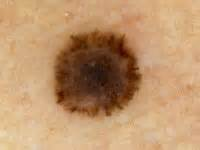
%> input picture test3.jpg, 200 x 150 px
$ octave --eval "result = CV(imread('test3.jpg'));"   (GNU Octave 9; MATLAB toolbox functions it lacks are replaced by stand-ins)
%> lines starting %> are read from the running program, lines starting %| are printed output that depends on the picture; in (x1, y1, x2, y2) boxes, pixels count from 0 and x2, y2 are one past the last pixel; in counts of white or black regions, pixels touching at a corner belong together; the program's own positions count from 1
%% Script:   boundary = tissue_bkgnd_seg(data,elem_ana_range,varargin);
% Description: Chan-Vese Implementation
% By Rami C., Technion - Israel Institute of Technology
% email: rc@tx.technion.ac.il, website: tx.technion.ac.il/~rc
% Required Functions: interp_data_elemrng
% Internal Sub-functions: phi0, Heaviside
% INPUTS ----------------------------------------------------------------
% I           = any gray/double/RGB input image
% varargin - 'PropertyName','PropertyValue'
%   'mask' : string indicating mask type [DEFAULT = 'large']
%   'method': string indicating method [DEFUALT = 'chen']
%   'iter': Number of iterations [DEFAULT = 5000]
%   'lambda_1': Weights applied to importance of mean inside the contour
%   [DEFUALT = 1]
%   'lambda_2': Weights applied to importance of mean outside the contour
%   [DEFUALT = 1]
%   'nu': Weighs the importance of area [DEFAULT = 1]
%   'mu': Weighs impact of length of contour [DEFAULT = 0.2]
%   'stepsize': Step size (dt) [DEFAULT = 0.5]
%   'epsilon': value of epsilon for Heaviside function [DEFAULT = 1e-5]
%   'H_type': type of heaviside function to use [DEFUALT = 2]
%   'plot_title': string which would contain description of data being
%   plotted [DEFAULT = '']
%
% LOCATION OF VARIABLES IN ACTIVE CONTOURS WITHOUT EDGES, CHAN, VESE:
% lambda_1, lambda_2, nu, mu : pg 268, F(c1,c2,C)
% Heaviside function: pg 270, H_{1,eps} and H_{2_eps}
%
%   Types of built-in mask functions
%       'small'     = create a small circular mask
%       'medium'    = create a medium circular mask
%       'large'     = create a large circular mask
%       'whole'     = create a mask with holes around
%       'whole+small' = create a two layer mask with one layer small
%                       circular mask and the other layer with holes around
%                       (only work for method 'multiphase')
%   Types of methods
%       'chen'      = general CV method
%       'vector'    = CV method for vector image
%       'multiphase'= CV method for multiphase (2 phases applied here)
%
% OUTPUTS ---------------------------------------------------------------
% phi0        = updated level set function
%
%--------------------------------------------------------------------------
%  Date           Author            E-mail                      Version
%  11 Nov 2011    Amanda Gaudreau   amanda.gaudreau@gmail.com     1
%  13 Nov 2011    Amanda Gaudreau   amanda.gaudreau@gmail.com     2
%==========================================================================

function seg = CV(I,varargin)
% For academic use only. Please don't distribute this code without a
% permission from the author.
% read: http://tx.technion.ac.il/~rc/Copyright.htm
%% Initialization of Parameters
tic;
PropertyNames = lower(varargin(1:2:length(varargin)));
PropertyVal = varargin(2:2:length(varargin));

% More parameters, as defined in my report.
% Default values: epsilon=1, mu=0.5, ni=0, dt=0.1, lambda1=1, lambda2=1,
%                 h=1, p=1
h=1;
epsilon=1;
p=1;

% Algorithm Specifictions
if strmatch('method',PropertyNames)
  method = PropertyVal{strmatch('method',PropertyNames)};
else
  method = 'chan';
end

if strmatch('mask',PropertyNames)
  mask = PropertyVal(strmatch('mask',PropertyNames));
else
  mask = 'large';
end

if strmatch('iter',PropertyNames)
  iter_max = PropertyVal{strmatch('iter',PropertyNames)};
else
  iter_max = 5000;
end

% Increase inner_iter if the image is noisy.
% This may lead to a longer segmentation process,
% so you should take care of iter_max
inner_iter=1;

if strmatch('epsilon',PropertyNames)
  epsilon = PropertyVal(strmatch('epsilon',PropertyNames));
else
  epsilon = 1e-5;
end

if strmatch('h_type',PropertyNames)
  Htype = PropertyVal(strmatch('h_type',PropertyNames));
else
  Htype =2;
end

if strmatch('mu',PropertyNames)
  mu = PropertyVal{strmatch('mu',PropertyNames)};
else
  mu=0.5;
end

if strmatch('nu',PropertyNames)
  nu = PropertyVal(strmatch('nu',PropertyNames));
else
  nu=0;
end

if strmatch('lambda1',PropertyNames)
  lambda1 = PropertyVal{strmatch('lambda1',PropertyNames)};
else
  lambda1 = 1;
end

if strmatch('lambda2',PropertyNames)
  lambda2 = PropertyVal{strmatch('lambda2',PropertyNames)};
else
  lambda2 = 1;
end

if strmatch('stepsize',PropertyNames)
  dt = PropertyVal{strmatch('stepsize',PropertyNames)};
else
  dt = 0.1;
end

% Plotting Notes
if strmatch('plot_title',PropertyNames)
  plot_title = PropertyVal{strmatch('plot_title',PropertyNames)};
else
  plot_title = '';
end
fntsz = 14;

title_str2 = sprintf('$$\\lambda_1 = %g, \\lambda_2 = %g, \\mu = %g, \\nu = %g,  dt = %g, H method = %g$$',...
  lambda1, lambda2, mu, nu, dt, Htype);
%-- End Initialization

%% Initializing mask
if strmatch('mask',PropertyNames)
  mask = PropertyVal{strmatch('mask',PropertyNames)};
else
  mask = 'large';
end

switch lower (mask)
  case 'small'
    mask = init_mask(I,'small');
  case 'medium'
    mask = init_mask(I,'medium');
  case 'large'
    mask = init_mask(I,'large');
  case 'whole'
    mask = init_mask(I,'whole');
  case 'whole+small'
    m1 = init_mask(I,'whole');
    m2 = init_mask(I,'small');
    mask = zeros(size(I,1),size(I,2),2);
    mask(:,:,1) = m1(:,:,1);
    mask(:,:,2) = m2(:,:,2);
  otherwise
    error('unrecognized mask shape name (MASK).');
end
phi = mask;

rect_I = I;
rect_I = sum(rect_I,3);
tic; % initializing time counter

%% Defining the initial contour - a circle in the center of the image
[rows,cols]=size(rect_I(:,:,1));
cent_rows=floor(rows/2);
cent_cols=floor(cols/2);
radius=cent_rows/3;

[j,i] = meshgrid(1:cols,1:rows);
phi= repmat(radius,rows,cols)-((i-cent_rows).^2+(j-cent_cols).^2).^0.5;

%% figures
figure('name','Segmentation process');
imagesc(rect_I);  colormap(gray)
title('Initial state');
hold on;
contour(phi,[0 0],'g');

pause(0.5);
figure(2);

%% Main loop
fin=0;
for i=1:iter_max

  phi_old = phi;
  h_side_phi = 0.5*(1+(2/pi)*atan(phi/epsilon));;

  c1=sum(sum(h_side_phi.*rect_I))/sum(sum(h_side_phi));
  c2=sum(sum((1-h_side_phi).*rect_I))/sum(sum(1-h_side_phi));
  delta = (1/pi)*epsilon./(epsilon^2+phi.^2);
  m=dt*delta;
  [phi_x,phi_y]=gradient(phi);
  abs_grad=(phi_x.^2 +phi_y.^2).^(0.5);
  delta = (1/pi)*h./(h^2+phi.^2);
  len_phi=sum(sum(delta.*abs_grad));

  % Each C_i is defined accoring to my report, eps (matlab const.)
  % is used to prevent division by 0

  for q=1:inner_iter
    C_1 = 1./((phi(:,[2:cols,cols])-phi+eps).^2 ...
      + 0.25*(phi([2:rows,rows],:)-phi([1,1:rows-1],:)+eps).^2).^(0.5);
    C_2 = 1./((phi-phi(:,[1,1:cols-1])+eps).^2 ...
      +0.25*(phi([2:rows,rows],[1,1:cols-1])...
      -phi([1,1:rows-1],[1,1:cols-1])+eps).^2).^(0.5);
    C_3 = 1./((phi([2:rows,rows],:)-phi+eps).^2 ...
      +0.25*(phi(:,[2:cols,cols])-phi(:,[1,1:cols-1])+eps).^2).^(0.5);
    C_4 = 1./((phi-phi([1,1:rows-1],:)+eps).^2 ...
      +0.25*(phi([1,1:rows-1],[2:cols,cols]) ...
      -phi([1,1:rows-1],[1,1:cols-1])+eps).^2).^(0.5);


    C = 1+p*mu*m*len_phi^(p-1).*(C_1+C_2+C_3+C_4);
    phi = (phi+p*mu*m*len_phi^(p-1).*(C_1.*phi(:,[2:cols,cols]) ...
      + C_2.*phi(:,[1,1:cols-1]) + C_3.*phi([2:rows,rows],:) ...
      + C_4.*phi([1,1:rows-1],:) ) ...
      + m.*(nu+lambda1*(rect_I-c2).^2-lambda2*(rect_I-c1).^2))./C;

  end

  % Reinitialization of phi
  phi=reinit(phi,dt,h);
  phi_new=phi;

  %    Displaying current state after each 20 iterations
  if (mod(i,20)==0)
    figure(2);
    imagesc(rect_I);
    contour(phi,[0 0],'g');
    title('Current segmentation');
    xlabel(['Time: ' num2str(toc) ' seconds, ' num2str(i) ' iterations']);
    pause(0.1);

    [Q,fin]=cur_diff(phi_old,phi_new,dt,h);

    if fin && i>59
      break
    end

  end


end

%% Final segmentation results
close 2;
figure(2);
suptitle('Final segmentation');
subplot(211);
imagesc(uint8(rect_I));
hold on;
contour(phi,[0 0],'g');

seg_image=rect_I;
seg_image(phi>0)=c1;
seg_image(phi<0)=c2;
subplot(212);
imagesc(seg_image,[]);
title('Segments');
xlabel(['Time elpased: ' num2str(toc) ' seconds, ' num2str(i) ' iterations']);
end
%% ------------------------------------------------------------------
%   SUBFUNCTIONS
% -------------------------------------------------------------------
function phi = reinit(phi,dt,h)
mask=zeros(size(phi));
sign_mat=zeros(size(phi));
max_iter=25;

Q=10e6;
for i=1:10
  %i=i+1;
  phi_old=phi;
  padded_phi = padarray(phi,[1 1]);

  % the constants below are defined in section 4.1 of my report

  a = (phi-padded_phi(1:end-2,2:end-1))/h;
  b = (padded_phi(3:end,2:end-1)-phi)/h;
  c = (phi-padded_phi(2:end-1,1:end-2))/h;
  d = (padded_phi(2:end-1,3:end)-phi)/h;

  a_p = max(a,0);a_m = min(a,0);
  b_p = max(b,0);b_m = min(b,0);
  c_p = max(c,0);c_m = min(c,0);
  d_p = max(d,0);d_m = min(d,0);

  G = zeros(size(phi));
  ind_plus = find(phi>0);
  ind_minus = find(phi<0);
  G(ind_plus) = sqrt(max(a_p(ind_plus).^2,b_m(ind_plus).^2)+max(c_p(ind_plus).^2,d_m(ind_plus).^2))-1;
  G(ind_minus) = sqrt(max(a_m(ind_minus).^2,b_p(ind_minus).^2)+max(c_m(ind_minus).^2,d_p(ind_minus).^2))-1;

  sign_mat=sign(phi_old);
  phi = phi-dt*sign_mat.*G;
  phi_new=phi;
  % [6 lines of commented-out code are left out]
end
end

function [Q,res]=cur_diff(phi_old,phi_new,dt,h)

mask=(phi_old<h); M=sum(sum(mask));
Q=sum(sum(mask.*abs(phi_new-phi_old)))/M;

if Q>dt*h^2
  res=0;
else
  res=1;
end
end

function m = init_mask(I,type)
% auto pick a mask for image I
% built-in mask creation function
% Input: I   : input image
%        type: mask shape keywords
% Output: m  : mask image
%
%  Date           Author            E-mail                      Version
%  25 Sept 2011   Amanda Gaudreau   amanda.gaudreau@gmail.com     1

temp = double(I(:,:,1));

[M,N] = size(temp);
cx = M/2; %centers phi0 at center of x axis
cy = N/2; %centers phi0 at center of y axis
x = repmat([1:M]',1,N); %creates a matrix that is szx by szy has all columns == row number i => aij = i
y = repmat([1:N],M,1); %creates a matrix that is szx by szy has all columns == column number j => aij = j

switch lower (type)
  case 'small' % Ellipse with radius == 10% of picture H and W
    rx = M*0.1;
    ry = N*0.1;
  case 'medium' % Ellipse with radius == 25% of picture H and W
    rx = M*0.25;
    ry = N*0.25;
  case 'large' % Ellipse with radius == 50% of picture H and W
    rx = M*0.5;
    ry = N*0.5;
  case 'whole'
    r = 9;
    m = zeros(round(ceil(max(M,N)/(2*(r+1)))*3*(r+1)));
    siz = size(m,1);
    sx = round(siz/2);
    i = 1:round(siz/(2*(r+1)));
    j = 1:round(0.9*(siz/(2*(r+1))));
    j = j-round(median(j));
    m(sx+2*j*(r+1),(2*i-1)*(r+1)) = 1;
    se = strel('disk',r);
    m = imdilate(m,se);
    m = m(round(siz/2-M/2-6):round(siz/2-M/2-6)+M-1,round(siz/2-N/2-6):round(siz/2-N/2-6)+N-1);
end
if ~exist('m','var')
  m = zeros(size(temp));
  %m((x-cx).^2+(y-cy).^2<min(rx,ry).^2) = 1; %Gives circular boundary
  m(ry^2.*(x-cx).^2+rx^2.*(y-cy).^2<(rx^2*ry^2)) = 1; %Gives elliptical boundary
  tem(:,:,1) = m;
  tem(:,:,2) = m;
  m = tem;
else
  tem(:,:,1) = m;
  M = padarray(m,[floor(2/3*r),floor(2/3*r)],0,'post');
  tem(:,:,2) = M(floor(2/3*r)+1:end,floor(2/3*r)+1:end);
  m = tem;
end
end
%> in CV, `PropertyNames = lower(varargin(1:2:length(varargin)));`: PropertyNames = {}
%> in init_mask, `m(ry^2.*(x-cx).^2+rx^2.*(y-cy).^2<(rx^2*ry^2)) = 1;`:
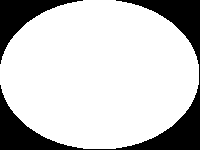
%> m: size 150x200 double; values 0 (black) and 1 (white), 78.4% white; 2 black regions, box (x1, y1, x2, y2) and area: (0, 0, 200, 150) 4948, (0, 0, 83, 64) 1533
%> in CV, rect_I is the input picture: size 150x200x3 uint8; mean R, G, B 189, 148.4, 108.8
%> in CV, `rect_I = sum(rect_I,3);`:
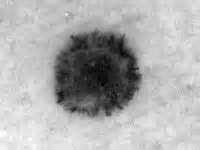
%> rect_I: size 150x200 double; min 47, max 631, mean 446.2; drawn with min black and max white
%> in CV, `[rows,cols]=size(rect_I(:,:,1));`: rows = 150; cols = 200
%> in CV, `cent_rows=floor(rows/2);`: cent_rows = 75
%> in CV, `cent_cols=floor(cols/2);`: cent_cols = 100
%> in CV, `radius=cent_rows/3;`: radius = 25
%> the loop in CV, `for i=1:iter_max` made 80 passes
%> (c1, c2, len_phi, M in cur_diff) on passes 20, 40, 60: (179.8, 508.1, 1137.2, 24593), (187.3, 511.5, 1192.3, 24225), (186.3, 511.3, 870.4, 24267)
%> (c1, c2, len_phi) on passes 1 to 6: (140.8, 467.5, 156.4), (148.9, 472.3, 17958.7), (150, 473.3, 2385.3), (152.1, 475.5, 1479.4), (154.1, 477.4, 2987.3), (154.8, 479.1, 1070.1)
%> pass 1, in CV, `h_side_phi = 0.5*(1+(2/pi)*atan(phi/epsilon));;`:
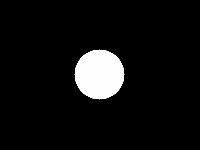
%> h_side_phi: size 150x200 double; min 3.18e-08, max 1, mean 0.065
%> pass 1, in CV, `[phi_x,phi_y]=gradient(phi);`:
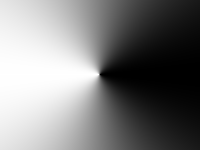
%> phi_x: size 150x200 double; min -1, max 1, mean -0.00462; drawn with min black and max white
%> after the loop in CV, `for i=1:iter_max`:
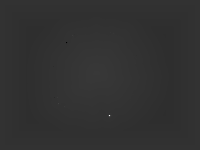
%> phi: size 150x200 double; min -368.8, max 1485.8, mean -7.9; drawn with min black and max white
%> after the loop in CV, `for i=1:iter_max`: Q = 0.0475; fin = 1
%> after the loop in CV, `for i=1:iter_max`:
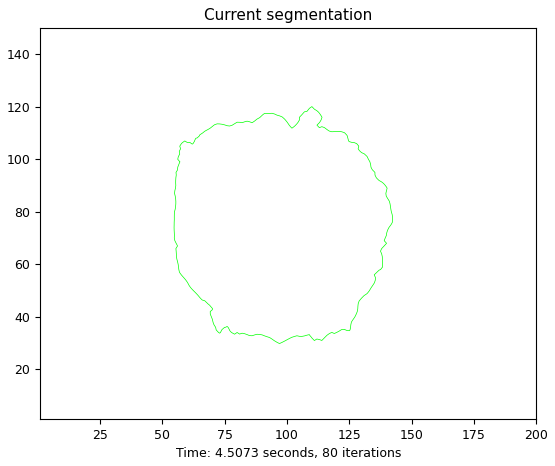
%> figure redrawn from the program's plot data
%> in CV, `seg_image(phi<0)=c2;`: seg_image: size 150x200 double; values 187.8 (black) and 511.5 (white), 79.8% white; 1 black region, box (x1, y1, x2, y2) and area: (54, 29, 142, 120) 6050
%> in CV, `xlabel(['Time elpased: ' num2str(toc) ' seconds, ' num2str(i) ' iterat..`:
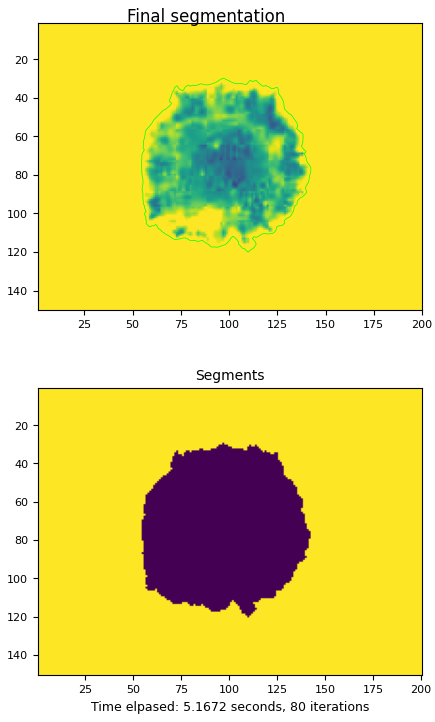
%> figure redrawn from the program's plot data, 2 panels
%> (the run ends here)
